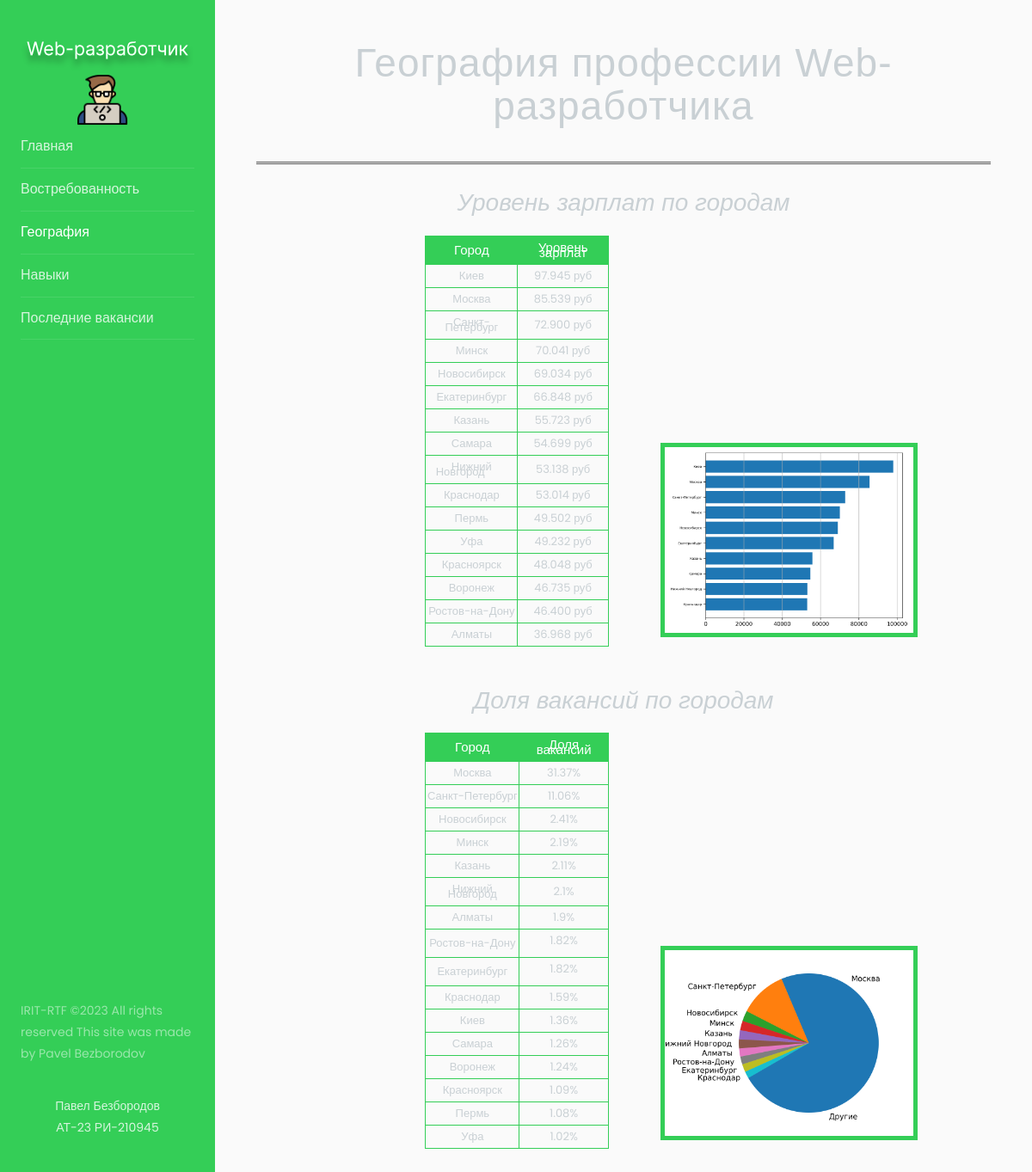
/geography, run on the app's committed database.
### web/models.py (models this page shows)
class Navigation(models.Model):
    title = models.FileField(upload_to='photos/%Y/%m/%d', blank = False, verbose_name='Заголовок в SVG формате')
    logo_field = models.ImageField(upload_to='photos/%Y/%m/%d', blank=False, verbose_name='Логотип')
    first_menu = models.TextField(blank=False, verbose_name='Первый пункт меню', max_length=25)
    second_menu = models.TextField(blank=False, verbose_name='Второй пункт меню', max_length=25)
    thierd_menu = models.TextField(blank=False, verbose_name='Третий пункт меню', max_length=25)
    fourth_menu = models.TextField(blank=False, verbose_name='Четвертый пункт меню',max_length=25)
    fifth_menu = models.TextField(blank=False, verbose_name='Пятый пункт меню', max_length=25)
    all_rights = models.TextField(blank=False, verbose_name='Организация', max_length=255)
    author = models.TextField(blank=False, verbose_name='Автор', max_length=50)

class Geography(models.Model):
    main_title = models.CharField(max_length=255, blank=True, verbose_name='Заголовок страницы')
    first_title = models.CharField(max_length=255,blank=True, verbose_name='Заголовок первого блока')
    first_content = models.TextField(blank=True, verbose_name='Табличка для первого блока')
    first_photo = models.ImageField(upload_to='photos/%Y/%m/%d', blank=False, verbose_name='Фото первое')
    second_title = models.CharField(max_length=255,blank=True, verbose_name='Заголовок второго блока')
    second_content = models.TextField(blank=True, verbose_name='Табличка для второго блока')
    second_photo = models.ImageField(upload_to='photos/%Y/%m/%d', blank=False, verbose_name='Фото второе')

### web/views.py (the view)
# urls.py: path('geography', views.geography, name='geography'),
def geography(request):
    geography_results = Geography.objects.all();
    navigation_results_geography = Navigation.objects.all();
    context_geography = {'navigation_results_geography': navigation_results_geography,'geography_results': geography_results }
    return render(request, 'geography.html', context_geography)

### templates/geography.html (shortened to what this page needs)
<!doctype html>
<html lang="ru">
{% load static %}
<head>
    <link rel="stylesheet" href="https://stackpath.bootstrapcdn.com/font-awesome/4.7.0/css/font-awesome.min.css">
    <link rel="stylesheet" type="text/css" href=" {% static '/css/style.css' %} ">
</head>
<body id="bg" style="background-image: url('{% static "media/back.png" %}')" ;>
<div class="wrapper d-flex align-items-stretch">
    {% for nav in navigation_results_geography %}
        <nav id="sidebar">
            <div class="p-4 pt-5">
                <img class="notice" src="{{ nav.title.url }}" alt="">
                <ul class="list-unstyled components mb-5">
                    <a href="/"><img class="imgsize" src="{{ nav.logo_field.url }}" alt=""></a>
                    <li>
                        <a href="/">{{ nav.first_menu }}</a></li>
                    <li>
                        <a href="{% url 'demand' %}">{{ nav.second_menu }}</a>
                    </li>
                    <li class="active">
                        <a href="{% url 'geography' %}">{{ nav.thierd_menu }}</a>
                    </li>
                    <li>
                        <a href="{% url 'skills' %}">{{ nav.fourth_menu }}</a>
                    </li>
                    <li>
                        <a href="{% url 'last_vacancies' %}">{{ nav.fifth_menu }}</a>
                    </li>
                </ul>
                <div class="footer" style="margin-top: 380%">
                    <p>
                        {{ nav.all_rights|safe }}
                    </p>
                    <p id="name" class="info">{{ nav.author|safe }}</p>
                </div>
            </div>
        </nav>
    {% endfor %}
{% for item in geography_results %}
    <div id="content" class="p-4 p-md-5 pt-5">
            <h2 class="mb-4">{{ item.main_title }}</h2>
        <h3>{{ item.first_title }}</h3>
        <div class="mobile-table">
            {{ item.first_content|safe }}
            <img id="diagramm" src="{{ item.first_photo.url }}" alt="">
        </div>
        <h3>{{ item.second_title }}</h3>
        <div class="mobile-table">
            {{ item.second_content|safe }}
            <img id="diagramm" src="{{ item.second_photo.url }}" alt="">
        </div>
{% endfor %}
    </div>
</div>
</body>
</html>

### data on the page
Navigation: title (picture), logo_field (picture), first_menu "Главная", second_menu "Востребованность", thierd_menu "География", fourth_menu "Навыки", fifth_menu "Последние вакансии", all_rights "IRIT-RTF © All rights reserved This site was made by Pavel Bezborodov", author "Павел Безбородов АТ-23 РИ-210945"
Geography: main_title "География профессии Web-разработчика", first_title "Уровень зарплат по городам", first_content "Город Уровень зарплат Киев 97.945 руб Москва 85.539 руб Санкт-Петербург 72.900 руб Минск 70.041 руб Новосибирск 69.034 руб Екатеринбург 66.848 руб Казань 55.723 руб Самара 54.699 руб Нижний Новгород 53.138 руб Краснодар 53.014 руб Пермь 49.502 руб Уфа 49.232 руб Красноярск 48.048 руб Воронеж 46.735 руб Ростов-на-Дону 46.400 руб Алматы 36.968 руб", first_photo (picture), second_title "Доля вакансий по городам", second_content "Город Доля вакансий Москва 31.37% Санкт-Петербург 11.06% Новосибирск 2.41% Минск 2.19% Казань 2.11% Нижний Новгород 2.1% Алматы 1.9% Ростов-на-Дону 1.82% Екатеринбург 1.82% Краснодар 1.59% Киев 1.36% Самара 1.26% Воронеж 1.24% Красноярск 1.09% Пермь 1.08% Уфа 1.02%", second_photo (picture)
